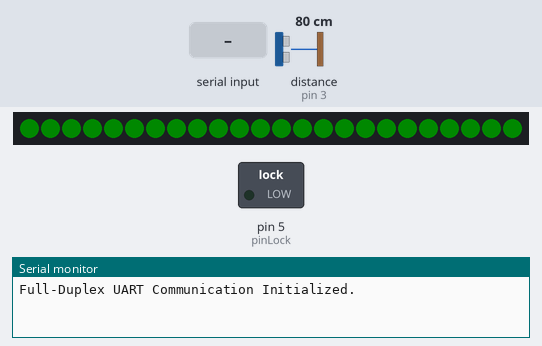
A sketch run on a simulated Arduino Uno, built with avr-gcc and run on an emulated ATmega328P. Parts: 24 RGB LEDs in strip order, left to right, switched loads named in the sketch (green lamp = pin HIGH), the last lines printed to the serial monitor. Wiring (inferred from the names in the program): ultrasonic range finder: trigger pin 2; echo pin 3. The test bench sets the inputs (shaded band); at power-on: distance to the obstacle (sensor on pin 3) 80 cm. The echo pulse lasts 58.3 µs per cm; dim RGB values are drawn brighter than linear; pins used as bus, display or sensor lines are not drawn.

Above: at 2.4 s.
2.5 s: "1" received over the second serial link
4.0 s: "2" received over the second serial link
At 4.01 s:
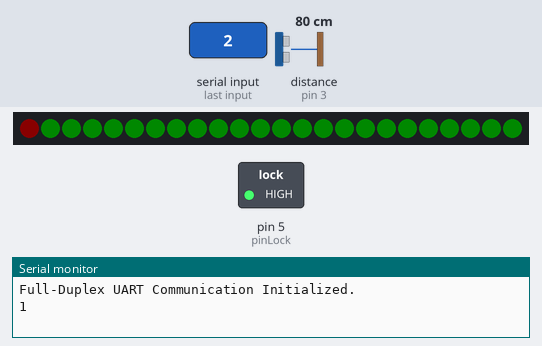
At 5.9 s:
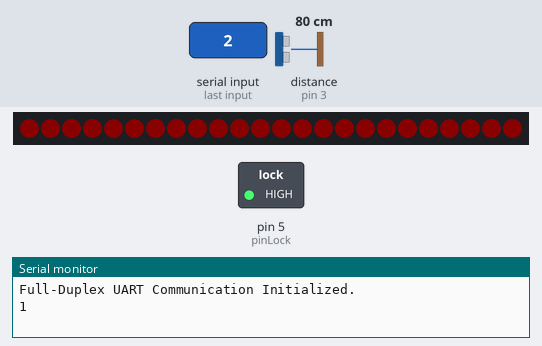
Timing chart, 0 to 10.0 s (numbered marks = the images above; inputs shaded):
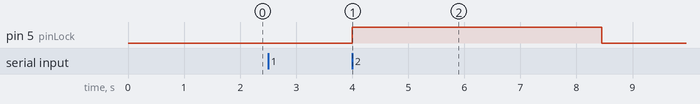

The sketch:

ardUART.ino
```cpp
#include <SoftwareSerial.h>
#include <Adafruit_NeoPixel.h>
// Which pin on the Arduino is connected to the NeoPixels?
#define PIN  4
// How many NeoPixels are attached to the Arduino?
#define NUMPIXELS  24
// When we setup the NeoPixel library, we tell it how many pixels, and which pin to use to send signals.
Adafruit_NeoPixel strip = Adafruit_NeoPixel(NUMPIXELS, PIN, NEO_GRB + NEO_KHZ800);

int delayval = 50; // delay for half a second

// Define RX and TX pins
const int rxPin = 9;
const int txPin = 10;
const int pinLock = 5;

float distance;
float TimeDistance;
const int  trigPin = 2;
const int ecoPin = 3;

// Create a SoftwareSerial object
SoftwareSerial mySerial(rxPin, txPin);

void setup() {
  strip.begin(); // This initializes the NeoPixel library.
  strip.clear();
  strip.show();   // make sure it is visible
  int red = 10;
  int gre = 0;
  int blue = 0;
  for(int i = 0; i < NUMPIXELS; i++){
    // pixels.Color takes RGB values, from 0,0,0 up to 255,255,255
    strip.setPixelColor(i, gre, red, blue);
    strip.show();
    // This sends the updated pixel color to the hardware.
    delay(delayval);
    // Delay for a period of time (in milliseconds).
  }
  pinMode(pinLock,OUTPUT); // relay on/off. when High - unlock

  //ultrasonic trig&eco
  pinMode(trigPin, OUTPUT);
  pinMode(ecoPin, INPUT);

  // Start hardware serial communication for debugging
  Serial.begin(9600);
  while (!Serial);

  // Start software serial communication
  mySerial.begin(9600);
  Serial.println("Full-Duplex UART Communication Initialized.");
}

void loop() {
  digitalWrite(trigPin, LOW);
  delayMicroseconds(2);
  digitalWrite(trigPin, HIGH);
  delayMicroseconds(10);
  digitalWrite(trigPin, LOW);
  TimeDistance = pulseIn(ecoPin, HIGH);
  distance = TimeDistance / 58;
  mySerial.println(distance);

  // Check if data is available to read from the software serial
  if (mySerial.available()) {

    char incomingByte = mySerial.read();
    Serial.println(incomingByte);
    while(!mySerial.available());// בשביל להתחמק משאריות של ה-אנטר במחסנית של הuart.
    while(mySerial.available()){
      mySerial.read();
    }
    if (incomingByte == '1'){
      digitalWrite(pinLock, HIGH);
      int red = 0;
      int gre = 10;
      int blue = 0;
      for(int i = 0; i < NUMPIXELS; i++){
        // pixels.Color takes RGB values, from 0,0,0 up to 255,255,255
        strip.setPixelColor(i, gre, red, blue);
        strip.show();
        // This sends the updated pixel color to the hardware.
        delay(delayval);
        // Delay for a period of time (in milliseconds).
      }

      delay(2000);

      red = 10;
      gre = 0;
      blue = 0;
      for(int i = 0; i < NUMPIXELS; i++){
        // pixels.Color takes RGB values, from 0,0,0 up to 255,255,255
        strip.setPixelColor(i, gre, red, blue);
        strip.show();
        // This sends the updated pixel color to the hardware.
        delay(delayval);
        // Delay for a period of time (in milliseconds).
      }
      digitalWrite(pinLock, LOW);
    }

    if (incomingByte == '2'){
      int red = 0;
      int gre = 0;
      int blue = 10;
      for(int i = 0; i < NUMPIXELS; i++){
        // pixels.Color takes RGB values, from 0,0,0 up to 255,255,255
        strip.setPixelColor(i, gre, red, blue);
        strip.show();
        // This sends the updated pixel color to the hardware.

        // Delay for a period of time (in milliseconds).

      }

      delay(4000);

      red = 10;
      gre = 0;
      blue = 0;
      for(int i = 0; i < NUMPIXELS; i++){
        // pixels.Color takes RGB values, from 0,0,0 up to 255,255,255
        strip.setPixelColor(i, gre, red, blue);
        strip.show();
        // This sends the updated pixel color to the hardware.
        // Delay for a period of time (in milliseconds).
      }
    }

  }

  // Check if data is available to read from the hardware serial
  if (Serial.available()) {
    char outgoingByte = Serial.read();
    mySerial.print(outgoingByte);
  }
}
```

Measured:
- after the input at 4.0 s, pin 5 (pinLock): LOW → HIGH at once, → LOW 4.5 s later; the LEDs: change at once (image 1)
